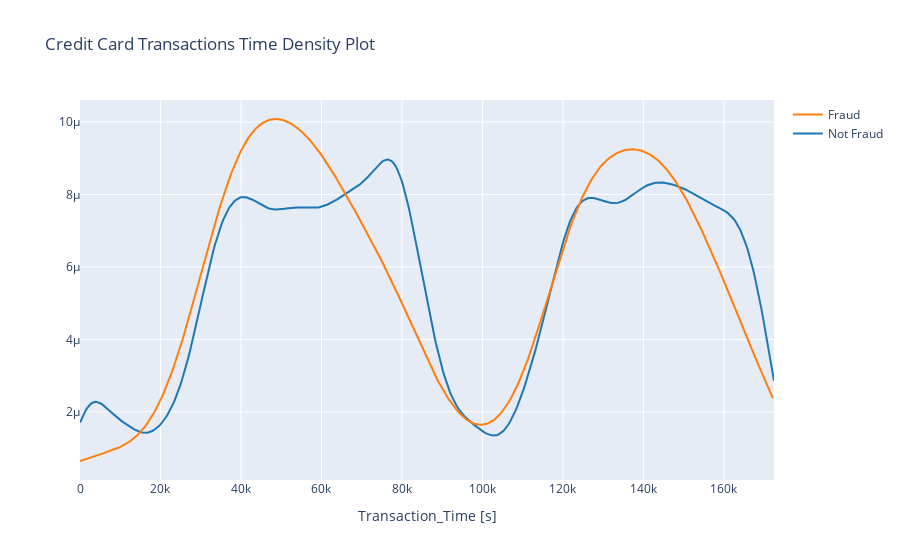

Notebook code for this chart:
### Markdown cell above
## Transactions in time

### Code cell
class_0 = data_df.loc[data_df['Fraud_Label'] == 0]["Transaction_Time"]
class_1 = data_df.loc[data_df['Fraud_Label'] == 1]["Transaction_Time"]

hist_data = [class_0, class_1]
group_labels = ['Not Fraud', 'Fraud']

fig = ff.create_distplot(hist_data, group_labels, show_hist=False, show_rug=False)
fig['layout'].update(title='Credit Card Transactions Time Density Plot', xaxis=dict(title='Transaction_Time [s]'))
iplot(fig, filename='dist_only')

### Figure 1 — Plotly figure (JSON) as saved in the notebook; plotly's stock layout.template omitted (floating-point values rounded to 4 significant figures; data arrays with more than 128 entries replaced by an {"elided": "..."} marker saying what was removed)
{"data": [{"legendgroup": "Not Fraud", "marker": {"color": "rgb(31, 119, 180)"}, "mode": "lines", "name": "Not Fraud", "showlegend": true, "type": "scatter", "x": {"elided": "500 float values"}, "xaxis": "x", "y": {"elided": "500 float values"}, "yaxis": "y"}, {"legendgroup": "Fraud", "marker": {"color": "rgb(255, 127, 14)"}, "mode": "lines", "name": "Fraud", "showlegend": true, "type": "scatter", "x": {"elided": "500 float values"}, "xaxis": "x", "y": {"elided": "500 float values"}, "yaxis": "y"}], "layout": {"barmode": "overlay", "hovermode": "closest", "legend": {"traceorder": "reversed"}, "title": {"text": "Credit Card Transactions Time Density Plot"}, "xaxis": {"anchor": "y2", "domain": [0, 1], "title": {"text": "Transaction_Time [s]"}, "zeroline": false}, "yaxis": {"anchor": "free", "domain": [0, 1], "position": 0}}}
